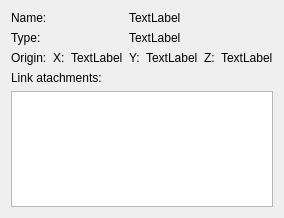
<?xml version="1.0" encoding="UTF-8"?>
<ui version="4.0">
 <class>MotionBodyInfo</class>
 <widget class="QWidget" name="MotionBodyInfo">
  <property name="geometry">
   <rect>
    <x>0</x>
    <y>0</y>
    <width>188</width>
    <height>218</height>
   </rect>
  </property>
  <property name="windowTitle">
   <string>Form</string>
  </property>
  <layout class="QGridLayout" name="gridLayout">
   <item row="2" column="6">
    <widget class="QLabel" name="labelZCoordContent">
     <property name="text">
      <string>TextLabel</string>
     </property>
    </widget>
   </item>
   <item row="2" column="5">
    <widget class="QLabel" name="labelZCoordTag">
     <property name="text">
      <string>Z:</string>
     </property>
    </widget>
   </item>
   <item row="0" column="3" colspan="2">
    <widget class="QLabel" name="labelNameContent">
     <property name="text">
      <string>TextLabel</string>
     </property>
    </widget>
   </item>
   <item row="1" column="3" colspan="3">
    <widget class="QLabel" name="labelTypeContent">
     <property name="text">
      <string>TextLabel</string>
     </property>
    </widget>
   </item>
   <item row="4" column="0" colspan="7">
    <widget class="QListView" name="listViewLinkAtachments">
     <property name="enabled">
      <bool>true</bool>
     </property>
    </widget>
   </item>
   <item row="2" column="2">
    <widget class="QLabel" name="labelXCoordContent">
     <property name="text">
      <string>TextLabel</string>
     </property>
    </widget>
   </item>
   <item row="2" column="1">
    <widget class="QLabel" name="labelXCoordTag">
     <property name="text">
      <string>X:</string>
     </property>
    </widget>
   </item>
   <item row="1" column="0" colspan="3">
    <widget class="QLabel" name="labelTypeTag">
     <property name="text">
      <string>Type:</string>
     </property>
    </widget>
   </item>
   <item row="0" column="0" colspan="3">
    <widget class="QLabel" name="labelNameTag">
     <property name="text">
      <string>Name:</string>
     </property>
    </widget>
   </item>
   <item row="2" column="3">
    <widget class="QLabel" name="labelYCoordTag">
     <property name="text">
      <string>Y:</string>
     </property>
    </widget>
   </item>
   <item row="2" column="4">
    <widget class="QLabel" name="labelYCoordContent">
     <property name="text">
      <string>TextLabel</string>
     </property>
    </widget>
   </item>
   <item row="2" column="0">
    <widget class="QLabel" name="labelOriginTag">
     <property name="text">
      <string>Origin:</string>
     </property>
    </widget>
   </item>
   <item row="3" column="0" colspan="7">
    <widget class="QLabel" name="labelLinkAtachments">
     <property name="text">
      <string>Link atachments:</string>
     </property>
    </widget>
   </item>
  </layout>
 </widget>
 <resources/>
 <connections/>
</ui>
